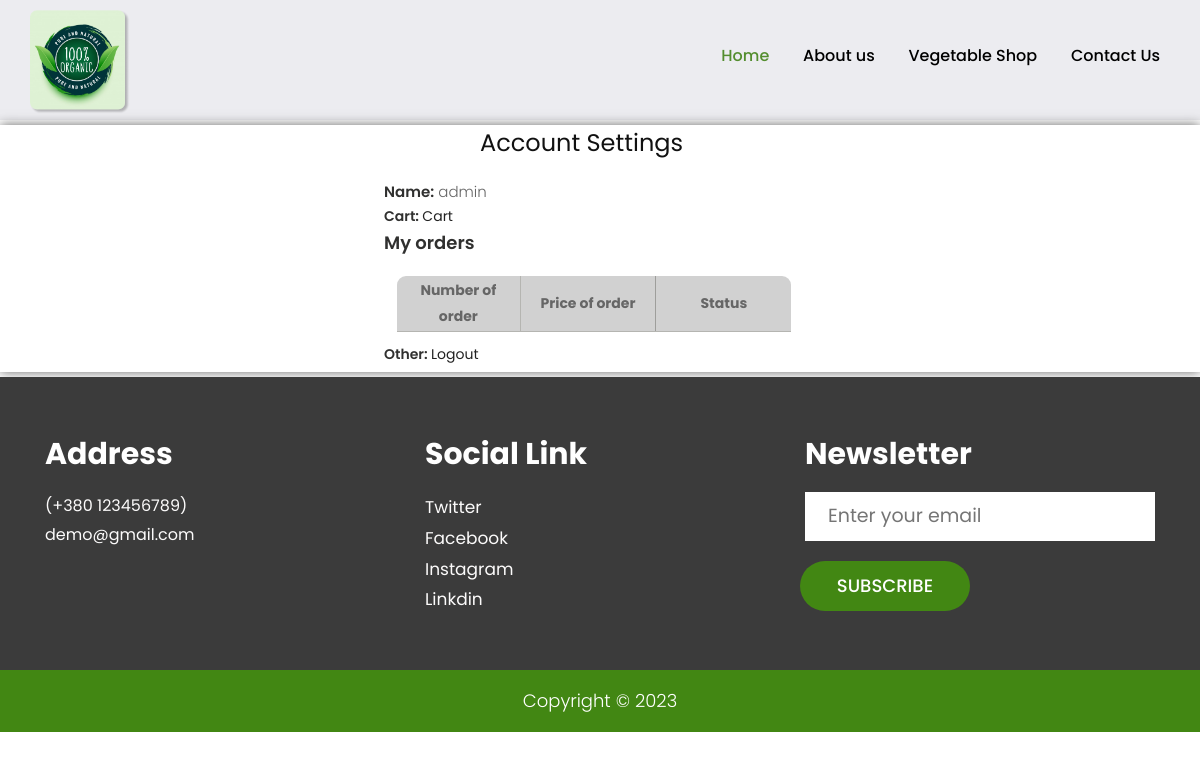
Page /users/account/ (signed in) on the earlier database version.
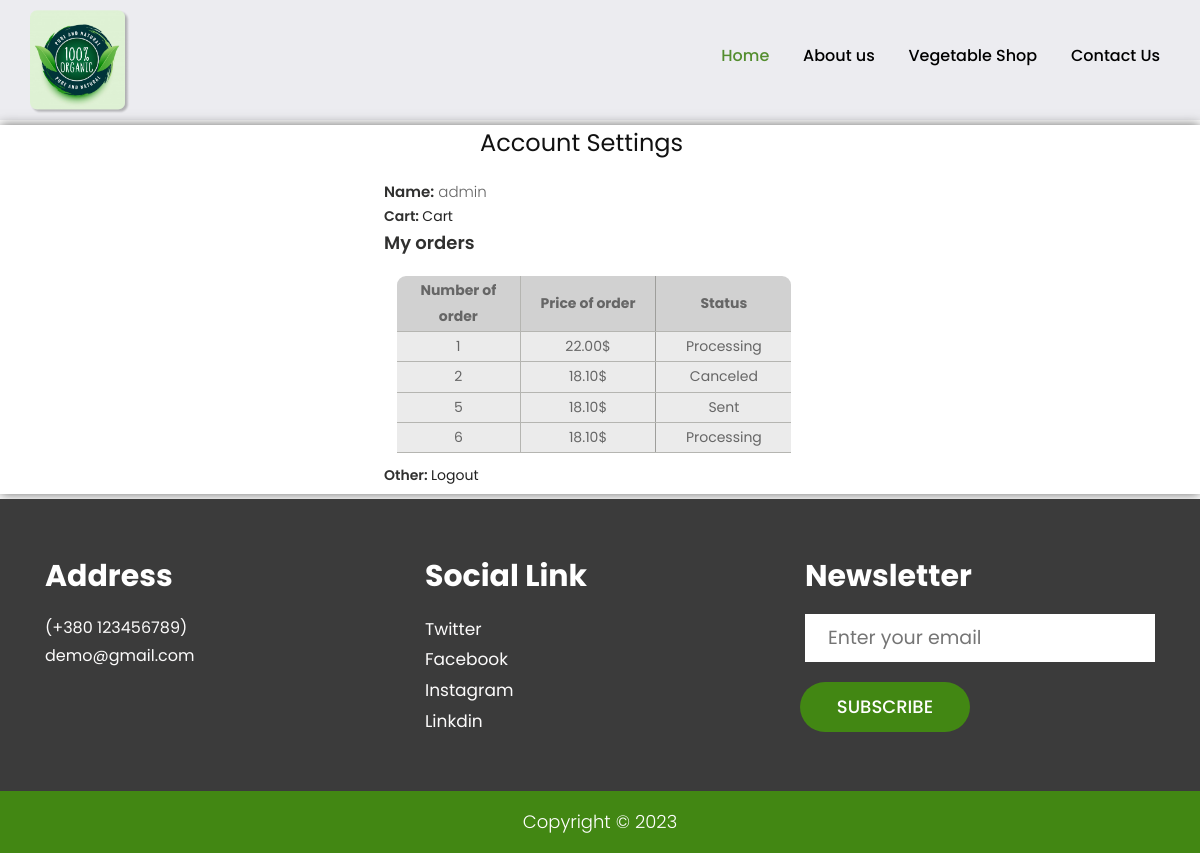
Same page on the later database version.
### orders/models.py (models this page shows, shortened)
class CreditCard(models.Model):
    user = models.ForeignKey(settings.AUTH_USER_MODEL, on_delete=models.SET_NULL, null=True)
    name = models.CharField(max_length=500000)
    sum = models.DecimalField(max_digits=1000, decimal_places=2)
    credit_number = models.CharField(max_length=500000)
    expiration = models.CharField(max_length=10000)
    security_code = models.IntegerField()
    status = models.CharField(max_length=10000, choices=(('Sent', 'Sent'), ('Processing', 'Processing'),
                                                         ('Canceled', 'Canceled')), default='Processing')

### users/views.py (the view)
# urls.py: path('account/', views.account_menu),
def account_menu(request):
    context_orders = CreditCard.objects.all()
    return render(request, 'account.html', {'user_orders': context_orders})

### products/templates/account.html (shortened to what the changed rows need)
{% load static %}
<!DOCTYPE html>
<html lang="en">
<head>
  <link rel="stylesheet" href="{% static 'css/bootstrap.min.css' %}">
  <link rel="stylesheet" href="{% static 'css/style.css' %}">
  <link rel="stylesheet" href="{% static 'css/responsive.css' %}">
  <link rel="stylesheet" href="{% static 'css/jquery.mCustomScrollbar.min.css' %}">
  <link rel="stylesheet" href="https://netdna.bootstrapcdn.com/font-awesome/4.0.3/css/font-awesome.css">
  <link rel="stylesheet" href="https://cdnjs.cloudflare.com/ajax/libs/fancybox/2.1.5/jquery.fancybox.min.css" media="screen">
</head>
<body class="main-layout">
{% if user.is_authenticated %}
  <div class="white_color">
        <div id="row1">
          <h1 class="h1_acc">Account Settings</h1>
          <div class="bl">
            <span class="span_acc">Cart: </span><a href="http://127.0.0.1:8000/cart/">Cart</a><br>
            <div>
              <table class="orders-table"><h3 class="span_acc">My orders</h3>
                <tr>
                  <th class="th-header-left td-bottom">Number of order</th>
                  <th class="th-header td-bottom">Price of order</th>
                  <th class="th-header-right td-bottom">Status</th>
                </tr>
                {% for element in user_orders %}
                       {% if element.user == user %}
                          <tr>
                            <td class="td-td td-bottom">{{ element.id }}</td>
                            <td class="td-td td-border td-bottom">{{ element.sum }}$</td>
                            <td class="td-td td-bottom">{{ element.status }}</td>
                          </tr>
                       {% endif %}
                {% endfor %}
              </table>
            </div>
          </div>
        </div>
  </div>
{% else %}
        <h1 class="sign-in-alert">Sign in for using Cart</h1>
{% endif %}
</body>
</html>

Differences in the rows shown:
added CreditCard: id "1", sum "22.00", status "Processing"
added CreditCard: id "2", sum "18.10", status "Canceled"
added CreditCard: id "5", sum "18.10", status "Sent"
added CreditCard: id "6", sum "18.10", status "Processing"
